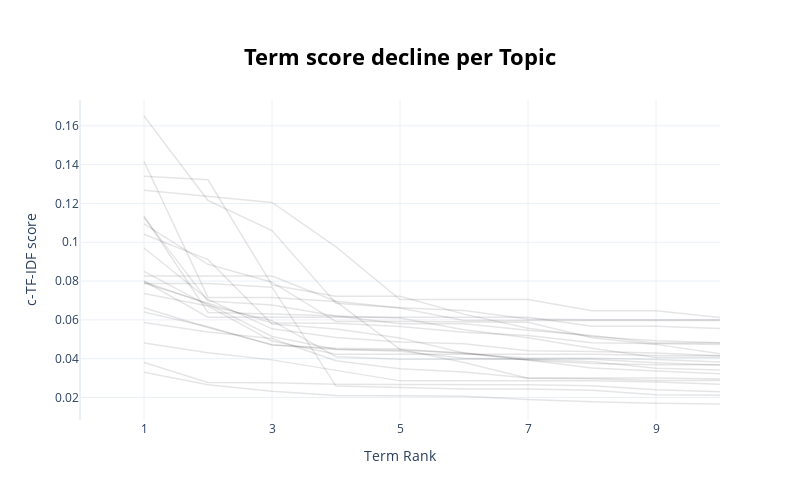

Here is the notebook cell this chart was saved with:
### Code cell
model.visualize_term_rank()

### Figure 1 — Plotly figure (JSON) as saved in the notebook; plotly's stock layout.template omitted (floating-point values rounded to 4 significant figures)
{"data": [{"hovertext": "<b>Topic -1</b>:de_que_em_não_do_da_povo_auxílio_p", "line": {"color": "black", "width": 1.5}, "mode": "lines+lines", "name": "", "opacity": 0.1, "type": "scatter", "x": [1, 2, 3, 4, 5, 6, 7, 8, 9, 10], "y": [0.03302, 0.02653, 0.02322, 0.02102, 0.02094, 0.0207, 0.01892, 0.01775, 0.01706, 0.01665]}, {"hovertext": "<b>Topic 0</b>:https_co_ciro_rt_com_todos_lulaofic", "line": {"color": "black", "width": 1.5}, "mode": "lines+lines", "name": "", "opacity": 0.1, "type": "scatter", "x": [1, 2, 3, 4, 5, 6, 7, 8, 9, 10], "y": [0.07878, 0.07878, 0.07683, 0.02586, 0.02519, 0.02434, 0.02433, 0.02379, 0.02138, 0.02112]}, {"hovertext": "<b>Topic 1</b>:brasil_que_esperança_de_vamos_https", "line": {"color": "black", "width": 1.5}, "mode": "lines+lines", "name": "", "opacity": 0.1, "type": "scatter", "x": [1, 2, 3, 4, 5, 6, 7, 8, 9, 10], "y": [0.03808, 0.02778, 0.02758, 0.02682, 0.02669, 0.02659, 0.02659, 0.02604, 0.02399, 0.02298]}, {"hovertext": "<b>Topic 2</b>:programa_de_renda_mínima_do_um_bnde", "line": {"color": "black", "width": 1.5}, "mode": "lines+lines", "name": "", "opacity": 0.1, "type": "scatter", "x": [1, 2, 3, 4, 5, 6, 7, 8, 9, 10], "y": [0.05866, 0.05371, 0.05039, 0.03896, 0.03485, 0.03314, 0.0301, 0.0301, 0.0301, 0.02955]}, {"hovertext": "<b>Topic 3</b>:08_2022_giro_https_co_são_18_gerais", "line": {"color": "black", "width": 1.5}, "mode": "lines+lines", "name": "", "opacity": 0.1, "type": "scatter", "x": [1, 2, 3, 4, 5, 6, 7, 8, 9, 10], "y": [0.134, 0.1322, 0.07798, 0.07214, 0.07214, 0.06297, 0.05566, 0.05141, 0.04925, 0.04825]}, {"hovertext": "<b>Topic 4</b>:de_em_redução_menor_guerra_metade_2", "line": {"color": "black", "width": 1.5}, "mode": "lines+lines", "name": "", "opacity": 0.1, "type": "scatter", "x": [1, 2, 3, 4, 5, 6, 7, 8, 9, 10], "y": [0.04814, 0.04309, 0.03939, 0.03412, 0.02857, 0.02857, 0.02857, 0.02857, 0.02798, 0.02689]}, {"hovertext": "<b>Topic 5</b>:lula_https_co_equipelula_na_entre_a", "line": {"color": "black", "width": 1.5}, "mode": "lines+lines", "name": "", "opacity": 0.1, "type": "scatter", "x": [1, 2, 3, 4, 5, 6, 7, 8, 9, 10], "y": [0.1417, 0.07158, 0.07158, 0.06945, 0.04479, 0.038, 0.02994, 0.02969, 0.02876, 0.02875]}, {"hovertext": "<b>Topic 6</b>:ano_ton_safra_de_mais_saneamento_fa", "line": {"color": "black", "width": 1.5}, "mode": "lines+lines", "name": "", "opacity": 0.1, "type": "scatter", "x": [1, 2, 3, 4, 5, 6, 7, 8, 9, 10], "y": [0.06622, 0.05609, 0.04715, 0.04469, 0.04438, 0.04301, 0.0393, 0.03521, 0.03365, 0.03226]}, {"hovertext": "<b>Topic 7</b>:eu_voto_eleição_não_falar_foi_café_", "line": {"color": "black", "width": 1.5}, "mode": "lines+lines", "name": "", "opacity": 0.1, "type": "scatter", "x": [1, 2, 3, 4, 5, 6, 7, 8, 9, 10], "y": [0.07967, 0.06822, 0.05142, 0.04486, 0.04382, 0.04026, 0.03973, 0.03842, 0.03504, 0.03411]}, {"hovertext": "<b>Topic 8</b>:ele_bolsonaro_porque_mentiras_ou_me", "line": {"color": "black", "width": 1.5}, "mode": "lines+lines", "name": "", "opacity": 0.1, "type": "scatter", "x": [1, 2, 3, 4, 5, 6, 7, 8, 9, 10], "y": [0.1041, 0.09105, 0.05783, 0.05529, 0.05072, 0.04293, 0.03921, 0.03746, 0.03686, 0.03686]}, {"hovertext": "<b>Topic 9</b>:sobre_ciro_cironorodaviva_responde_", "line": {"color": "black", "width": 1.5}, "mode": "lines+lines", "name": "", "opacity": 0.1, "type": "scatter", "x": [1, 2, 3, 4, 5, 6, 7, 8, 9, 10], "y": [0.1268, 0.1238, 0.1205, 0.09759, 0.07047, 0.07047, 0.07047, 0.06474, 0.06474, 0.06123]}, {"hovertext": "<b>Topic 10</b>:deus_se_você_os_estar_irmão_genocí", "line": {"color": "black", "width": 1.5}, "mode": "lines+lines", "name": "", "opacity": 0.1, "type": "scatter", "x": [1, 2, 3, 4, 5, 6, 7, 8, 9, 10], "y": [0.08502, 0.06738, 0.05963, 0.04105, 0.03977, 0.03977, 0.03977, 0.03977, 0.03797, 0.03672]}, {"hovertext": "<b>Topic 11</b>:saudades_carta_democracia_cuba_los", "line": {"color": "black", "width": 1.5}, "mode": "lines+lines", "name": "", "opacity": 0.1, "type": "scatter", "x": [1, 2, 3, 4, 5, 6, 7, 8, 9, 10], "y": [0.07358, 0.06712, 0.04906, 0.04234, 0.04234, 0.04234, 0.04234, 0.04234, 0.04165, 0.04158]}, {"hovertext": "<b>Topic 12</b>:não_sou_que_eu_história_chamar_lut", "line": {"color": "black", "width": 1.5}, "mode": "lines+lines", "name": "", "opacity": 0.1, "type": "scatter", "x": [1, 2, 3, 4, 5, 6, 7, 8, 9, 10], "y": [0.09702, 0.07053, 0.05539, 0.05098, 0.04866, 0.04772, 0.04406, 0.04372, 0.04293, 0.04148]}, {"hovertext": "<b>Topic 13</b>:reeleição_política_um_que_povo_rel", "line": {"color": "black", "width": 1.5}, "mode": "lines+lines", "name": "", "opacity": 0.1, "type": "scatter", "x": [1, 2, 3, 4, 5, 6, 7, 8, 9, 10], "y": [0.06405, 0.0565, 0.04701, 0.04542, 0.04498, 0.0427, 0.0402, 0.04019, 0.03953, 0.03825]}, {"hovertext": "<b>Topic 14</b>:bolsonaro_jair_pai_pr_teu_co_https", "line": {"color": "black", "width": 1.5}, "mode": "lines+lines", "name": "", "opacity": 0.1, "type": "scatter", "x": [1, 2, 3, 4, 5, 6, 7, 8, 9, 10], "y": [0.1095, 0.08866, 0.07941, 0.05911, 0.05911, 0.05882, 0.05882, 0.05075, 0.04737, 0.04249]}, {"hovertext": "<b>Topic 15</b>:gente_que_gerar_país_quer_merecemo", "line": {"color": "black", "width": 1.5}, "mode": "lines+lines", "name": "", "opacity": 0.1, "type": "scatter", "x": [1, 2, 3, 4, 5, 6, 7, 8, 9, 10], "y": [0.1135, 0.0638, 0.06298, 0.06209, 0.06093, 0.05497, 0.05075, 0.04539, 0.04062, 0.04062]}, {"hovertext": "<b>Topic 16</b>:estímulo_prática_desporto_comitê_c", "line": {"color": "black", "width": 1.5}, "mode": "lines+lines", "name": "", "opacity": 0.1, "type": "scatter", "x": [1, 2, 3, 4, 5, 6, 7, 8, 9, 10], "y": [0.08003, 0.0614, 0.0614, 0.0614, 0.0614, 0.0614, 0.0614, 0.05669, 0.05669, 0.05553]}, {"hovertext": "<b>Topic 17</b>:entenda_kg_maconha_de_drogas_apree", "line": {"color": "black", "width": 1.5}, "mode": "lines+lines", "name": "", "opacity": 0.1, "type": "scatter", "x": [1, 2, 3, 4, 5, 6, 7, 8, 9, 10], "y": [0.08262, 0.08262, 0.08262, 0.06961, 0.06612, 0.05966, 0.05966, 0.05966, 0.05966, 0.05966]}, {"hovertext": "<b>Topic 18</b>:recuperar_precisamos_empregos_bras", "line": {"color": "black", "width": 1.5}, "mode": "lines+lines", "name": "", "opacity": 0.1, "type": "scatter", "x": [1, 2, 3, 4, 5, 6, 7, 8, 9, 10], "y": [0.1127, 0.06968, 0.06761, 0.06204, 0.05805, 0.05805, 0.05463, 0.05199, 0.04802, 0.04802]}, {"hovertext": "<b>Topic 19</b>:melhora_pobre_coisas_isso_vou_fome", "line": {"color": "black", "width": 1.5}, "mode": "lines+lines", "name": "", "opacity": 0.1, "type": "scatter", "x": [1, 2, 3, 4, 5, 6, 7, 8, 9, 10], "y": [0.07894, 0.0686, 0.05833, 0.05824, 0.0566, 0.05366, 0.05193, 0.04821, 0.0476, 0.04734]}, {"hovertext": "<b>Topic 20</b>:está_uma_errado_pra_que_política_c", "line": {"color": "black", "width": 1.5}, "mode": "lines+lines", "name": "", "opacity": 0.1, "type": "scatter", "x": [1, 2, 3, 4, 5, 6, 7, 8, 9, 10], "y": [0.1651, 0.1215, 0.1061, 0.06858, 0.06628, 0.06477, 0.06047, 0.06, 0.06, 0.06]}], "layout": {"height": 500, "hoverlabel": {"bgcolor": "white", "font": {"family": "Rockwell", "size": 16}}, "showlegend": false, "title": {"font": {"color": "Black", "size": 22}, "text": "<b>Term score decline per Topic</b>", "x": 0.5, "xanchor": "center", "y": 0.9, "yanchor": "top"}, "width": 800, "xaxis": {"dtick": 2, "range": [0, 10], "tick0": 1, "title": {"text": "Term Rank"}}, "yaxis": {"title": {"text": "c-TF-IDF score"}}}}
